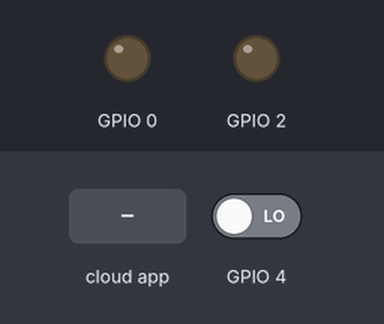
This sketch was run on a simulated ESP32. On the bench: output pins drawn as LEDs (lit = HIGH). The test bench sets the inputs (shaded band); at power-on: GPIO 4 LOW. The RemoteXY app is connected.

Above: at 1.2 s.
1.3 s: the phone or cloud app sets switch_1 to 1
At 2.5 s:
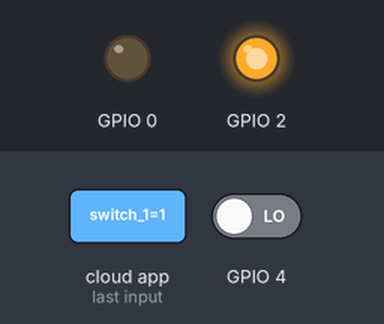
2.8 s: the phone or cloud app sets switch_2 to 1
At 3.6 s:
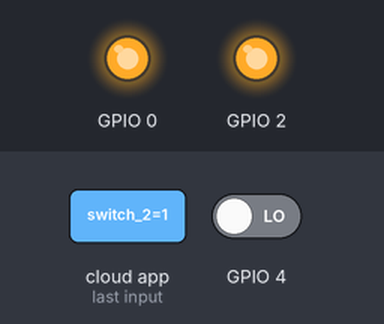
4.3 s: the phone or cloud app sets switch_1 to 0
At 4.7 s:
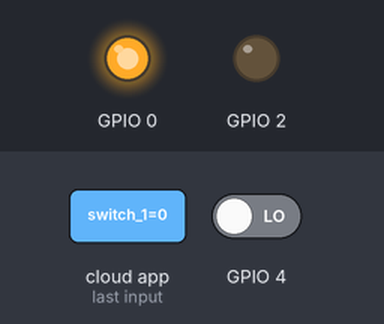
5.8 s: the phone or cloud app sets switch_2 to 0
At 7.0 s:
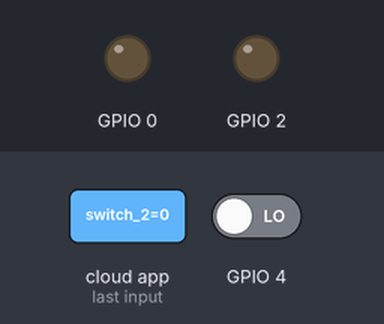
Timing chart, 0 to 8.3 s (numbered marks = the images above; inputs shaded):
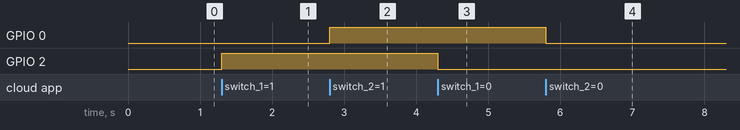

Measured:
- after the input at 1.3 s, GPIO 2: LOW → HIGH at once
- after the input at 2.8 s, GPIO 0: LOW → HIGH at once
- after the input at 4.3 s, GPIO 2: HIGH → LOW at once
- after the input at 5.8 s, GPIO 0: HIGH → LOW at once

The sketch:

code.ino
```cpp
#define REMOTEXY_MODE__ESP32CORE_WIFI_CLOUD
#include <WiFi.h>

#include <RemoteXY.h>

// RemoteXY connection settings
#define REMOTEXY_WIFI_SSID "GANGA"
#define REMOTEXY_WIFI_PASSWORD "432101234"
#define REMOTEXY_CLOUD_SERVER "cloud.remotexy.com"
#define REMOTEXY_CLOUD_PORT 6376
#define REMOTEXY_CLOUD_TOKEN "1411aa6743a591a769f2cfc7a3291ee1"


// RemoteXY configurate
#pragma pack(push, 1)
uint8_t RemoteXY_CONF[] =   // 70 bytes
  { 255,3,0,1,0,63,0,16,24,1,70,16,5,78,17,17,36,37,0,2,
  0,7,19,22,11,121,26,31,31,79,78,0,79,70,70,0,2,0,6,33,
  22,11,2,26,31,31,79,78,0,79,70,70,0,2,0,6,49,22,11,50,
  26,31,31,79,78,0,79,70,70,0 };

// this structure defines all the variables and events of your control interface
struct {

    // input variables
  uint8_t switch_1; // =1 if switch ON and =0 if OFF
  uint8_t switch_2; // =1 if switch ON and =0 if OFF
  uint8_t switch_3; // =1 if switch ON and =0 if OFF

    // output variables
  uint8_t led_1; // led state 0 .. 1

    // other variable
  uint8_t connect_flag;  // =1 if wire connected, else =0

} RemoteXY;
#pragma pack(pop)

/////////////////////////////////////////////
//           END RemoteXY include          //
/////////////////////////////////////////////


void setup()
{
  RemoteXY_Init ();
  pinMode(2,OUTPUT);
   pinMode(0,OUTPUT);
    pinMode(4,INPUT);
  // TODO you setup code

}

void loop()
{
  RemoteXY_Handler ();
    RemoteXY_Handler ();
  if(RemoteXY.switch_1==1){
    digitalWrite(2,HIGH);
    }
    else{
      digitalWrite(2,LOW);
      }
        RemoteXY_Handler ();
  if(RemoteXY.switch_2==1){
    digitalWrite(0,HIGH);
    }
    else{
      digitalWrite(0,LOW);
      }
        RemoteXY_Handler ();

       if(digitalRead(4)==1){
        RemoteXY.led_1= 1;}
        else{
          RemoteXY.led_1= 0;
          }

        }
```
